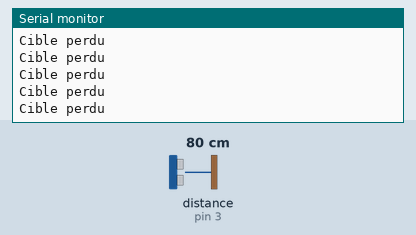
A sketch run on a simulated Arduino Uno, built with avr-gcc and run on an emulated ATmega328P. Shown: the last lines printed to the serial monitor. Wiring (inferred from the names in the program): ultrasonic range finder: trigger pin 2; echo pin 3. Inputs (shaded band) come from the test bench; at power-on: distance to the obstacle (sensor on pin 3) 80 cm. The echo pulse lasts 58.3 µs per cm.

Above: at 1.2 s.
1.3 s: distance to the obstacle (sensor on pin 3) set to 2 cm
At 1.34 s:
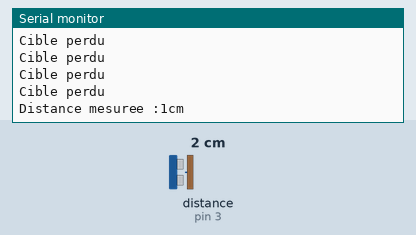
2.8 s: distance to the obstacle (sensor on pin 3) set to 4 cm
At 2.82 s:
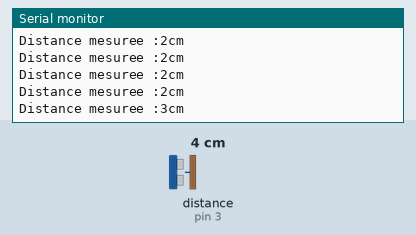
Timing chart, 0 to 5.8 s (numbered marks = the images above; inputs shaded):
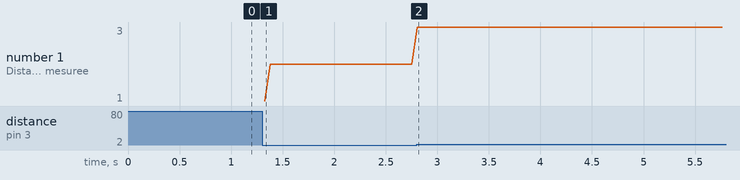

Measured:
- after the input at 1.3 s, the serial monitor: prints a new line at once (image 1)
- after the input at 2.8 s, the serial monitor: prints a new line at once (image 2)
- plotted number 1: 2 → 3 after the input at 2.8 s

The sketch:

Capteur_ultrason.ino
```cpp
#define Broche_Echo 3 // Broche Echo du HC-SR04 sur D7 //
#define Broche_Trigger 2 // Broche Trigger du HC-SR04 sur D8 //
// Definition des variables
int MesureMaxi = 500; // Distance maxi a mesurer //
int MesureMini = 3; // Distance mini a mesurer //
long Duree;
long Distance;
void setup()
{
pinMode(Broche_Trigger, OUTPUT); // Broche Trigger en sortie //
pinMode(Broche_Echo, INPUT); // Broche Echo en entree //
Serial.begin (115200);
}
void loop() {
// Debut de la mesure avec un signal de 10 μS applique sur TRIG //
    digitalWrite(Broche_Trigger, LOW); // On efface l'etat logique de TRIG //
    delayMicroseconds(2);
    digitalWrite(Broche_Trigger, HIGH); // On met la broche TRIG a "1" pendant 10μS //
    delayMicroseconds(10);
    digitalWrite(Broche_Trigger, LOW); // On remet la broche TRIG a "0" //
// On mesure combien de temps le niveau logique haut est actif sur ECHO //
    Duree = pulseIn(Broche_Echo, HIGH);
// Calcul de la distance grace au temps mesure //
    Distance = Duree*0.034/2; // *** voir explications apres l'exemple de code *** //
// Verification si valeur mesuree dans la plage //
      if (Distance >= 55) {
 // Si la distance est hors plage, on affiche un message d'erreur //
  Serial.println("Cible perdu");
      }

     else {
 // Affichage dans le moniteur serie de la distance mesuree //
    Serial.print("Distance mesuree :");
    Serial.print(Distance);
    Serial.println("cm");
    }


  delay(50); // On ajoute 1 seconde de delais entre chaque mesure //
  }
```
